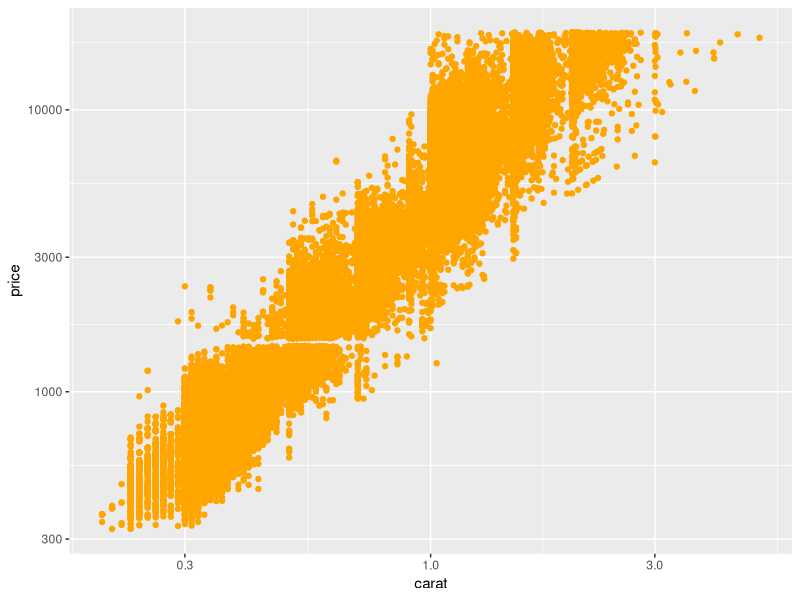

This chart was generated by the following R code:
## ---- chunk 1
library(ggplot2)
library(tidyverse)
## ---- chunk 2
diamonds %>% 
  ggplot(aes(x=carat, y=price))+
  geom_point(color="orange")+
  scale_x_log10()+
  scale_y_log10()
 


